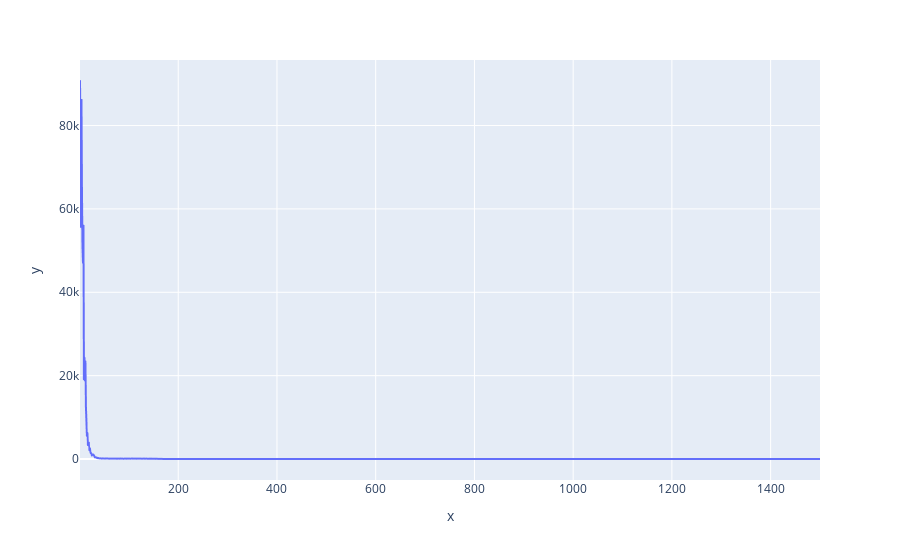

The notebook cell this image was saved under:
### Code cell
time_start = time.time()
dim = 15
sigma = 50
x, es = cma.fmin2(cma.ff.rastrigin, dim * [1], sigma)
es = cma.CMAEvolutionStrategy(dim * [1], 1).optimize(cma.ff.rastrigin)
x, es.result[0]  # best evaluated solution
# es.result[5]  # mean solution, presumably better with noise
time_end = time.time()
print(f"Time authors: {time_end - time_start}")

optimize_and_plot(rastrigin_function, d = 15, maxfevals = 150000, sigma=50, popsize=100)

### Figure 1 — Plotly figure (JSON) as saved in the notebook; plotly's stock layout.template omitted (floating-point values rounded to 4 significant figures; data arrays with more than 128 entries replaced by an {"elided": "..."} marker saying what was removed)
{"data": [{"hovertemplate": "x=%{x}<br>y=%{y}<extra></extra>", "legendgroup": "", "line": {"color": "#636efa", "dash": "solid"}, "marker": {"symbol": "circle"}, "mode": "lines", "name": "", "showlegend": false, "type": "scattergl", "x": {"elided": "1500 int values"}, "xaxis": "x", "y": {"elided": "1500 float values"}, "yaxis": "y"}], "layout": {"legend": {"tracegroupgap": 0}, "margin": {"t": 60}, "xaxis": {"anchor": "y", "domain": [0, 1], "title": {"text": "x"}}, "yaxis": {"anchor": "x", "domain": [0, 1], "title": {"text": "y"}}}}
